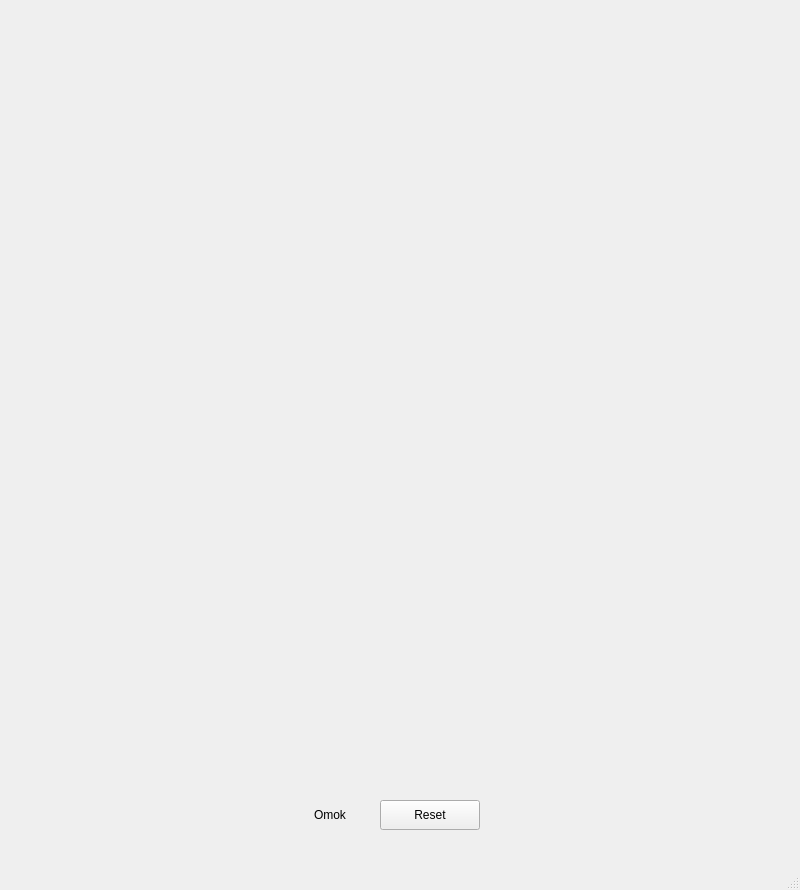
<?xml version="1.0" encoding="UTF-8"?>
<ui version="4.0">
 <class>MainWindow</class>
 <widget class="QMainWindow" name="MainWindow">
  <property name="geometry">
   <rect>
    <x>0</x>
    <y>0</y>
    <width>800</width>
    <height>890</height>
   </rect>
  </property>
  <property name="windowTitle">
   <string>MainWindow</string>
  </property>
  <widget class="QWidget" name="centralwidget">
   <widget class="QPushButton" name="pbReset">
    <property name="geometry">
     <rect>
      <x>380</x>
      <y>800</y>
      <width>100</width>
      <height>30</height>
     </rect>
    </property>
    <property name="text">
     <string>Reset</string>
    </property>
   </widget>
   <widget class="QLabel" name="lbl">
    <property name="geometry">
     <rect>
      <x>280</x>
      <y>800</y>
      <width>100</width>
      <height>30</height>
     </rect>
    </property>
    <property name="text">
     <string>Omok</string>
    </property>
    <property name="alignment">
     <set>Qt::AlignCenter</set>
    </property>
   </widget>
  </widget>
  <widget class="QMenuBar" name="menubar">
   <property name="geometry">
    <rect>
     <x>0</x>
     <y>0</y>
     <width>800</width>
     <height>21</height>
    </rect>
   </property>
  </widget>
  <widget class="QStatusBar" name="statusbar"/>
 </widget>
 <resources/>
 <connections/>
</ui>
